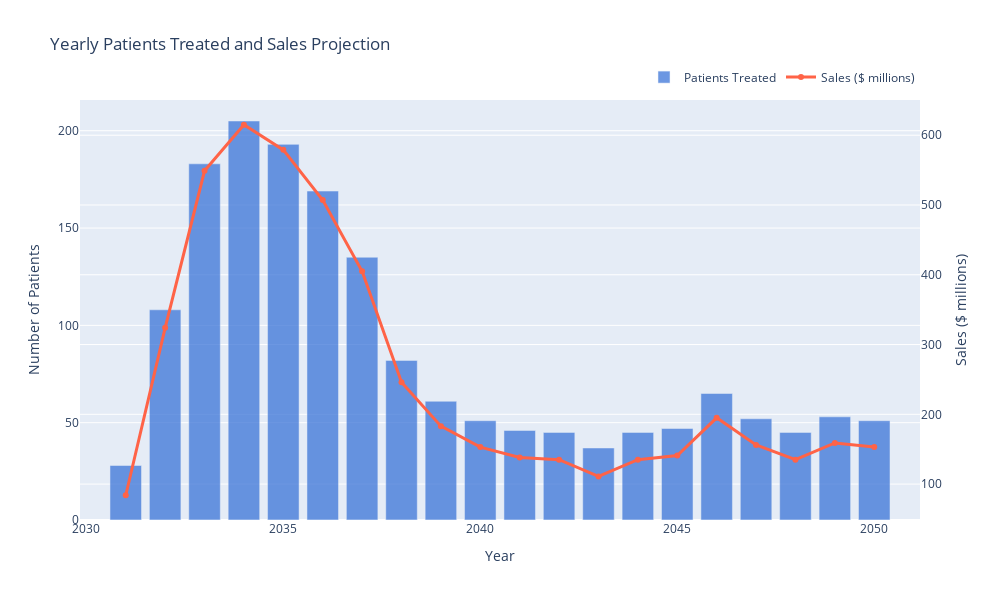

Write notebook code for a chart like this one.
### Code cell
# Create a figure with two y-axes
fig = go.Figure()

# Add bars for patient numbers
fig.add_trace(go.Bar(
    x=list(patients_projection.keys()),
    y=list(patients_projection.values()),
    name='Patients Treated',
    marker_color='#2F6CD6',
    opacity=0.7
))

# Create a secondary Y-axis for sales (in millions)
fig.add_trace(go.Scatter(
    x=list(sales_projection.keys()),
    y=[sales/1000000 for sales in sales_projection.values()],
    name='Sales ($ millions)',
    marker_color='#FF6347',
    mode='lines+markers',
    line=dict(width=3),
    yaxis='y2'
))

# Update the layout
fig.update_layout(
    title='Yearly Patients Treated and Sales Projection',
    xaxis_title='Year',
    yaxis_title='Number of Patients',
    yaxis2=dict(
        title='Sales ($ millions)',
        overlaying='y',
        side='right'
    ),
    width=1000,
    height=600,
    legend=dict(
        orientation="h",
        yanchor="bottom",
        y=1.02,
        xanchor="right",
        x=1
    ),
    barmode='group'
)

# Show the figure
fig.show()

# Save the figure for future reference
fig.write_image("./output/sales_and_patients_projection.png", scale=2, format="png")

### Figure 1 — Plotly figure (JSON) as saved in the notebook; plotly's stock layout.template omitted (floating-point values rounded to 4 significant figures)
{"data": [{"marker": {"color": "#2F6CD6"}, "name": "Patients Treated", "opacity": 0.7, "type": "bar", "x": [2031, 2032, 2033, 2034, 2035, 2036, 2037, 2038, 2039, 2040, 2041, 2042, 2043, 2044, 2045, 2046, 2047, 2048, 2049, 2050], "y": [28, 108, 183, 205, 193, 169, 135, 82, 61, 51, 46, 45, 37, 45, 47, 65, 52, 45, 53, 51]}, {"line": {"width": 3}, "marker": {"color": "#FF6347"}, "mode": "lines+markers", "name": "Sales ($ millions)", "type": "scatter", "x": [2031, 2032, 2033, 2034, 2035, 2036, 2037, 2038, 2039, 2040, 2041, 2042, 2043, 2044, 2045, 2046, 2047, 2048, 2049, 2050], "y": [84, 324, 549, 615, 579, 507, 405, 246, 183, 153, 138, 135, 111, 135, 141, 195, 156, 135, 159, 153], "yaxis": "y2"}], "layout": {"barmode": "group", "height": 600, "legend": {"orientation": "h", "x": 1, "xanchor": "right", "y": 1.02, "yanchor": "bottom"}, "title": {"text": "Yearly Patients Treated and Sales Projection"}, "width": 1000, "xaxis": {"title": {"text": "Year"}}, "yaxis": {"title": {"text": "Number of Patients"}}, "yaxis2": {"overlaying": "y", "side": "right", "title": {"text": "Sales ($ millions)"}}}}
